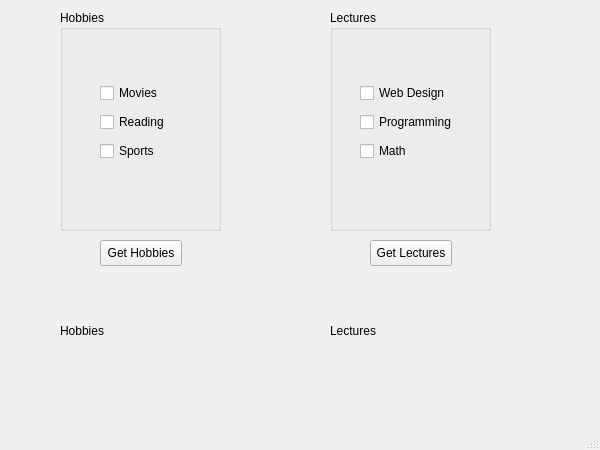
<?xml version="1.0" encoding="UTF-8"?>
<ui version="4.0">
 <class>MainWindow</class>
 <widget class="QMainWindow" name="MainWindow">
  <property name="geometry">
   <rect>
    <x>0</x>
    <y>0</y>
    <width>600</width>
    <height>450</height>
   </rect>
  </property>
  <property name="windowTitle">
   <string>MainWindow</string>
  </property>
  <widget class="QWidget" name="centralwidget">
   <widget class="QLabel" name="lbl_result_hobbies">
    <property name="geometry">
     <rect>
      <x>60</x>
      <y>270</y>
      <width>161</width>
      <height>121</height>
     </rect>
    </property>
    <property name="text">
     <string>Hobbies</string>
    </property>
   </widget>
   <widget class="QPushButton" name="btn_get_hobbies">
    <property name="geometry">
     <rect>
      <x>100</x>
      <y>240</y>
      <width>82</width>
      <height>26</height>
     </rect>
    </property>
    <property name="text">
     <string>Get Hobbies</string>
    </property>
   </widget>
   <widget class="QGroupBox" name="group_hobbies">
    <property name="geometry">
     <rect>
      <x>60</x>
      <y>10</y>
      <width>161</width>
      <height>221</height>
     </rect>
    </property>
    <property name="title">
     <string>Hobbies</string>
    </property>
    <widget class="QWidget" name="">
     <property name="geometry">
      <rect>
       <x>40</x>
       <y>70</y>
       <width>77</width>
       <height>86</height>
      </rect>
     </property>
     <layout class="QVBoxLayout" name="verticalLayout">
      <item>
       <widget class="QCheckBox" name="cb_movies">
        <property name="text">
         <string>Movies</string>
        </property>
       </widget>
      </item>
      <item>
       <widget class="QCheckBox" name="cb_reading">
        <property name="text">
         <string>Reading</string>
        </property>
       </widget>
      </item>
      <item>
       <widget class="QCheckBox" name="cb_sports">
        <property name="text">
         <string>Sports</string>
        </property>
       </widget>
      </item>
     </layout>
    </widget>
   </widget>
   <widget class="QGroupBox" name="group_lectures">
    <property name="geometry">
     <rect>
      <x>330</x>
      <y>10</y>
      <width>161</width>
      <height>221</height>
     </rect>
    </property>
    <property name="title">
     <string>Lectures</string>
    </property>
    <widget class="QWidget" name="layoutWidget">
     <property name="geometry">
      <rect>
       <x>30</x>
       <y>70</y>
       <width>107</width>
       <height>86</height>
      </rect>
     </property>
     <layout class="QVBoxLayout" name="verticalLayout_2">
      <item>
       <widget class="QCheckBox" name="cb_web_design">
        <property name="text">
         <string>Web Design</string>
        </property>
       </widget>
      </item>
      <item>
       <widget class="QCheckBox" name="cb_programming">
        <property name="text">
         <string>Programming</string>
        </property>
       </widget>
      </item>
      <item>
       <widget class="QCheckBox" name="cb_math">
        <property name="text">
         <string>Math</string>
        </property>
       </widget>
      </item>
     </layout>
    </widget>
   </widget>
   <widget class="QPushButton" name="btn_get_lectures">
    <property name="geometry">
     <rect>
      <x>370</x>
      <y>240</y>
      <width>82</width>
      <height>26</height>
     </rect>
    </property>
    <property name="text">
     <string>Get Lectures</string>
    </property>
   </widget>
   <widget class="QLabel" name="lbl_result_lectures">
    <property name="geometry">
     <rect>
      <x>330</x>
      <y>270</y>
      <width>161</width>
      <height>121</height>
     </rect>
    </property>
    <property name="text">
     <string>Lectures</string>
    </property>
   </widget>
  </widget>
  <widget class="QMenuBar" name="menubar">
   <property name="geometry">
    <rect>
     <x>0</x>
     <y>0</y>
     <width>600</width>
     <height>33</height>
    </rect>
   </property>
  </widget>
  <widget class="QStatusBar" name="statusbar"/>
 </widget>
 <resources/>
 <connections/>
</ui>
